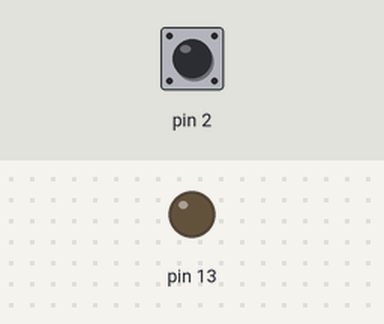
This sketch was run on a simulated Arduino Uno, built with avr-gcc and run on an emulated ATmega328P. Parts: output pins drawn as LEDs (lit = HIGH). The test bench sets the inputs (shaded band); at power-on: pin 2 HIGH.

Above: at 1.2 s.
1.3 s: pin 2 pulled LOW for 0.15 s
At 1.4 s:
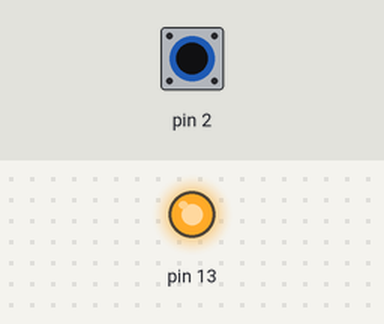
3.0 s: pin 2 pulled LOW for 3.2 s
At 7.2 s:
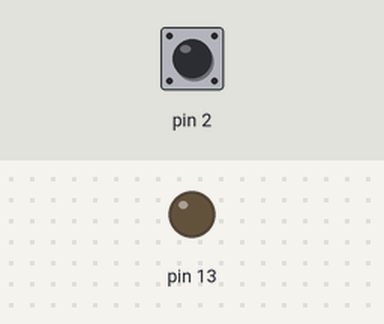
Timing chart, 0 to 8.7 s (numbered marks = the images above; inputs shaded):
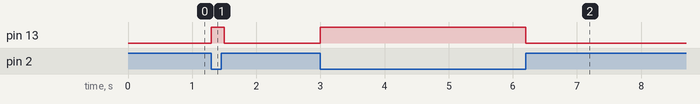

The sketch:

Atividade02-Botao.ino
```cpp
int buttonVal;

void setup() {
  pinMode(13, OUTPUT);
  pinMode(2, INPUT_PULLUP);
}

void loop() {
  buttonVal = digitalRead(2);
  if(buttonVal == HIGH) {
    digitalWrite(13, LOW);
  } else {
    digitalWrite(13, HIGH);
  }
  delay(100);
}
```

Measured:
- after the input at 1.3 s, pin 13: LOW → HIGH at once, → LOW 0.20 s later
- after the input at 3.0 s, pin 13: LOW → HIGH at once, → LOW 3.2 s later
